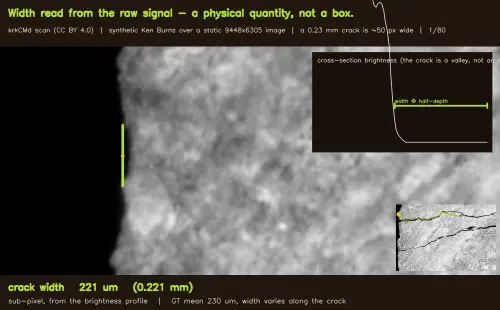
#> input picture docs/assets/crack_demo.webp, 500 x 310 px
$ python -i crack_kenburns_video.py   (imports and definitions only)
#> lines starting #> are read from the running program, lines starting #| are printed output that depends on the picture; after the words box and inside, x2 and y2 are one past the last pixel; in counts of white or black regions, pixels touching at a corner belong together
"""크랙 폭 데모 — "mask로 재면 틀린다, signal로 재야 한다" (우리 논문의 중심 발견).

⚠️ 합성 모션: 정지 고해상 스캔(krkCMd 9448x6305, CC BY 4.0, GT 폭 0.23mm)에 가상 카메라
(Ken Burns)가 크랙을 따라 이동. 실제 비디오 아님을 화면에 명시.

각 측정점에서 크랙에 수직인 밝기 단면(profile)을 뽑아 두 가지로 폭을 잰다:
  - BINARY MASK width: 이진 마스크의 span. 점진적 경계(penumbra)까지 1로 잡아 부풀려진다(틀림).
  - SIGNAL width: 밝기 골짜기의 half-depth 폭. 서브픽셀, GT에 정합(정답).
단면 그래프에 두 폭을 겹쳐 그려 "왜 마스크로는 안 되는지"를 가시화한다. scale은 signal 중앙값을
GT 평균에 캘리브레이션.

Spark 실행:
    .venv/bin/python experiments/crack_kenburns_video.py --gt-mm 0.23 --frames 80 --fps 14
출력: docs/assets/crack_demo.mp4, docs/assets/crack_demo.webp
"""
from __future__ import annotations

import argparse
import glob
from pathlib import Path

import numpy as np

OUT_MP4 = Path("docs/assets/crack_demo.mp4")
OUT_WEBP = Path("docs/assets/crack_demo.webp")
VIEW_W, VIEW_H = 1000, 620
ZOOM = 2.4
SURFACE = "concrete (krkCMd, CC BY 4.0)"
NORM_HALF = 46          # 단면 샘플 반경(px, proc 스케일)
GREEN, AMBER, CY, GREY, WHITE = (54, 224, 176), (40, 170, 240), (34, 195, 230), (181, 200, 214), (255, 255, 255)


def find_crack(gray):
    import cv2
    from scipy import ndimage
    from skimage.morphology import skeletonize

    thr = cv2.threshold(gray, 0, 255, cv2.THRESH_BINARY_INV + cv2.THRESH_OTSU)[1]
    thr = cv2.morphologyEx(thr, cv2.MORPH_OPEN, np.ones((3, 3), np.uint8))
    binimg = thr > 0
    Hc, Wc = binimg.shape
    mx, my = int(Wc * 0.04), int(Hc * 0.04)
    binimg[:my] = binimg[-my:] = False
    binimg[:, :mx] = binimg[:, -mx:] = False
    lab, n = ndimage.label(binimg)
    if n == 0:
        raise RuntimeError("no crack")
    best_len, best_k = -1, -1
    for k in range(1, n + 1):
        comp = lab == k
        if comp.sum() < 200:
            continue
        sl = int(skeletonize(comp).sum())
        if sl > best_len:
            best_len, best_k = sl, k
    mask = lab == best_k
    skel = skeletonize(mask)
    ys, xs = np.nonzero(skel)
    order = np.argsort(xs)
    return mask, np.stack([xs[order], ys[order]], 1)


# [181 lines left out: functions smooth_path, sample_normal, measure_widths, draw_view, main, not called in this run]


# [2 lines not run here, left out]

>>> import cv2
>>> picture = cv2.imread('../docs/assets/crack_demo.webp', cv2.IMREAD_GRAYSCALE)
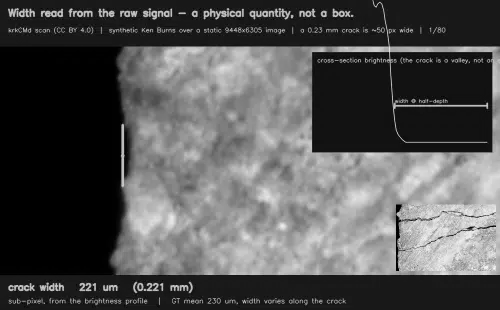
#> picture: shape (310, 500); min 0, max 251, mean 82.3
>>> result = find_crack(picture)
#> in find_crack, `thr = cv2.threshold(gray, 0, 255, cv2.THRESH_BINARY_INV + cv2.THRESH_O..`:
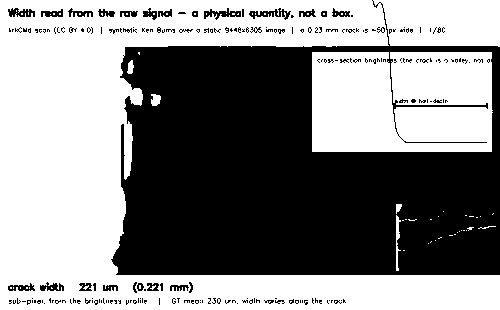
#> thr: shape (310, 500); 53.9% white; 213 black regions (177 under 20 px), largest, box (x1, y1, x2, y2) and area: (111, 0, 500, 275) 67779, (249, 8, 291, 20) 207, (204, 8, 241, 20) 198
#> in find_crack, `thr = cv2.morphologyEx(thr, cv2.MORPH_OPEN, np.ones((3, 3), np.uint8))`: thr: shape (310, 500); 52.7% white; 71 black regions (16 under 20 px), largest, box (x1, y1, x2, y2) and area: (111, 0, 500, 275) 68352, (249, 8, 294, 20) 284, (204, 8, 244, 20) 263
#> in find_crack, `binimg[:, :mx] = binimg[:, -mx:] = False`:
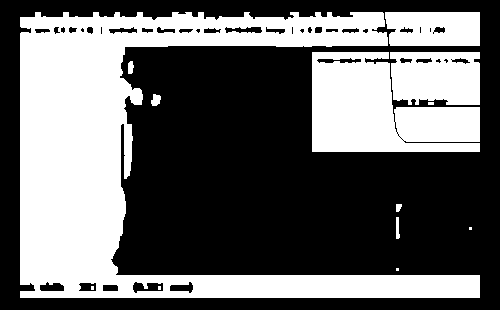
#> binimg: shape (310, 500) bool; 40.8% white; 13 white regions (5 under 20 px), largest, box (x1, y1, x2, y2) and area: (20, 12, 480, 298) 44069, (312, 52, 480, 152) 11555, (390, 52, 480, 105) 4240
#> in find_crack, `lab, n = ndimage.label(binimg)`:
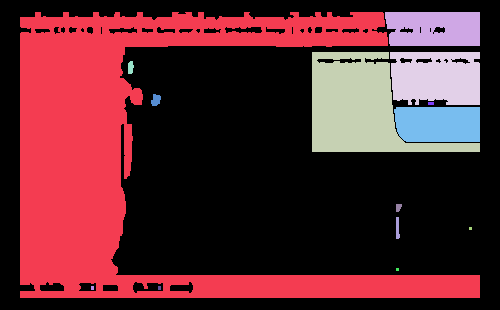
#> lab: shape (310, 500) int32; 15 distinct labels, from 0 to 14; one colour per label, 0 black
#> in find_crack, `lab, n = ndimage.label(binimg)`: n = 14
#> the loop in find_crack, `for k in range(1, n + 1):` made 14 passes
#> (sl, best_len, best_k) on pass 1: (2460, 2460, 1)
#> sl on passes 2, 3, 4, 8: 220, 362, 364, 57
#> pass 1, in find_crack, `comp = lab == k`:
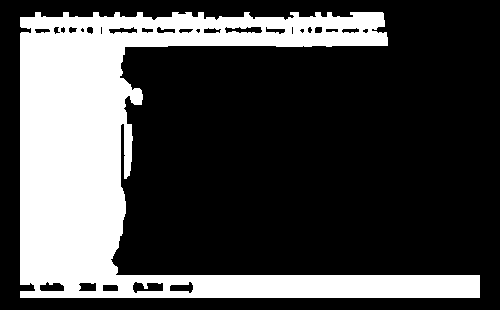
#> comp: shape (310, 500) bool; 28.4% white; 1 white region, box (x1, y1, x2, y2) and area: (20, 12, 480, 298) 44069
#> after the loop in find_crack, `for k in range(1, n + 1):`:
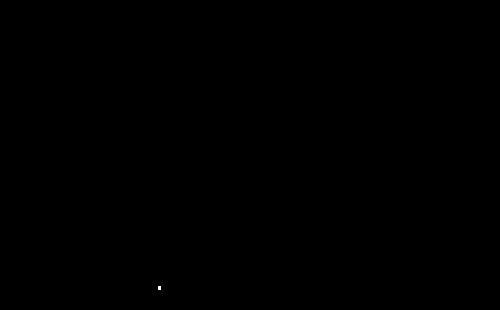
#> comp: shape (310, 500) bool; 0.01% white; 1 white region (1 under 20 px)
#> after the loop in find_crack, `for k in range(1, n + 1):`: best_k = 1; best_len = 2460
#> in find_crack, `skel = skeletonize(mask)`:
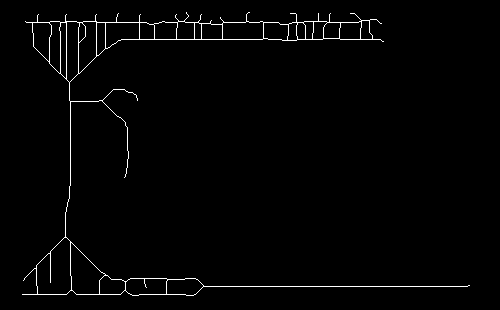
#> skel: shape (310, 500) bool; 1.6% white in thin lines or dots, all inside (x1, y1, x2, y2) = (22, 12, 470, 296)
#> in find_crack, `ys, xs = np.nonzero(skel)`: ys = 2460 values from 12 to 295; xs = 2460 values, max 469 at index 1979, min 22 at index 2304, mean 173.2
#> in find_crack, `order = np.argsort(xs)`: order = 2460 values, max 2459 at index 1536, min 0 at index 1501, mean 1229.5
